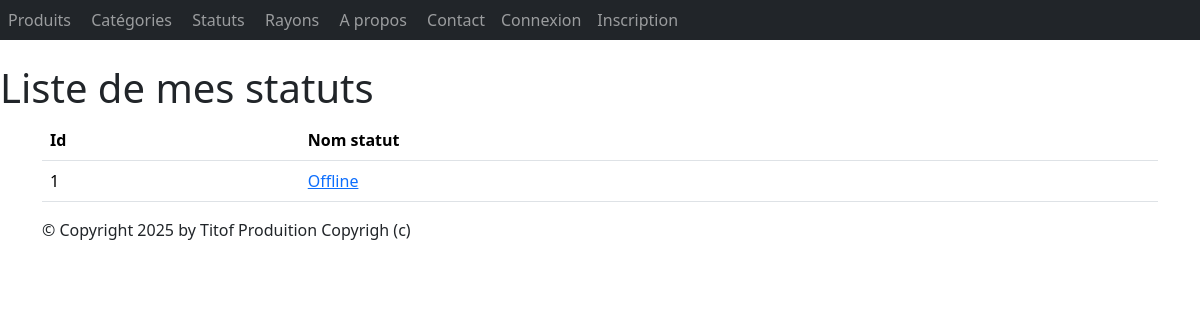
/monApp/statuts/, run on an earlier commit of the app's database.
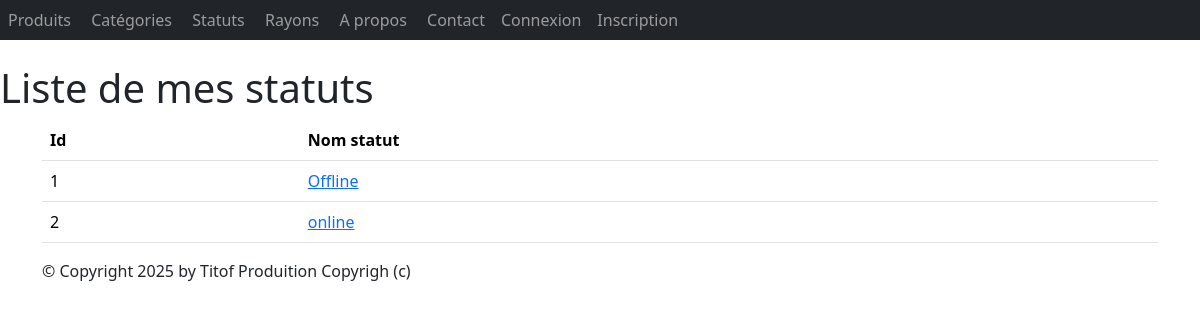
And on a later commit of the database.
### monApp/models.py (models this page shows, shortened)
class Statut(models.Model):
    idStatut = models.AutoField(primary_key=True)
    libelle = models.CharField(max_length=100)

### monApp/views.py (the view)
# urls.py: path("statuts/", views.StatutListView.as_view(), name="lst_stats"),
class StatutListView(ListView):
    model = Statut
    template_name = "monApp/list_statuts.html"
    context_object_name = "stats"
    def get_queryset(self ) :
        return Statut.objects.order_by("libelle")
    def get_context_data(self, **kwargs):
        context = super(StatutListView, self).get_context_data(**kwargs)
        context['titremenu'] = "Liste de mes statuts"
        return context

### monApp/templates/monApp/list_statuts.html
{% extends 'monApp/base.html' %}
{% block menu %}
<h1>{{ titremenu }}</h1>
{% endblock %}
{% block contenu %}
<table class="table">
    <thead>
        <th>Id</th>
        <th>Nom statut</th>
    </thead>
    <tbody>
        {% for s in stats %}
        <tr>
            <td>{{ s.idStatut }} </td>
            <td><a href="{% url 'dtl_statut' s.idStatut %}">{{ s.libelle }}</a></td>
        </tr>
        {% endfor %}
    </tbody>
</table>
        {% endblock %}

What changed in the data, as far as the page shows it:
added Statut: idStatut "2", libelle "online"
